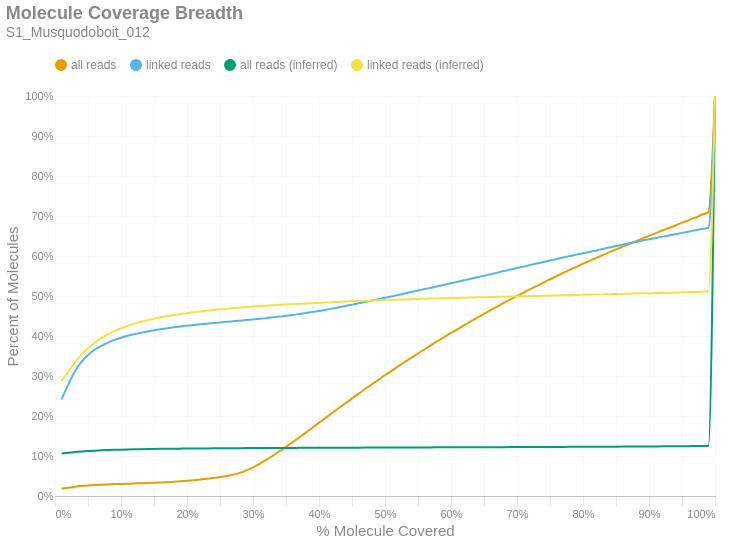

Notebook code cell kept with this figure:
### Markdown cell above
### Molecule Read Coverage
This chart shows molecule coverage breadth as computed by the number of bases aligned to that molecule. In other words, "*how much of each unique long molecule is actually sequenced/aligned?*" Keep in mind there is a distinction between sequences and alignments, since some sequences belonging to a particular molecule may not align well and wouldn't appear in the alignment data. This chart also shows molecule coverage breadth as computed by the *inferred fragment* from which the aligned sequences originate. Unlike read coverage, this calculation takes into account the total insert size, including unsequenced gaps between the forward and reverse reads. Like the previous figures, these are cumulative percents.

### Code cell
if SKIPLR:
    print_html(f"Skipped")
else:
    binned_df = consolidated_hist(valids['coverage_bp'], mask, 0.01, True)
    binned_df_inf = consolidated_hist(valids['coverage_inserts'], mask, 0.01, True)
    binned_df = binned_df.with_columns(pl.lit(binned_df_inf['all reads (cumsum)']).alias('all reads (inferred)'))
    binned_df = binned_df.with_columns(pl.lit(binned_df_inf['linked reads (cumsum)']).alias('linked reads (inferred)'))
    binned_df = binned_df.with_columns(
        (pl.col('bin').cast(pl.Float64) + 0.01).alias('right_edge')
    )

    with SafeRender(binned_df):
        (
            density_plot(binned_df, 'Molecule Coverage Breadth', samplename, 'molcov', ['all reads (inferred)','linked reads (inferred)'])
            .encode(
                #x=alt.X('bin:Q', title="% Molecule Covered").axis(format = '%').scale(padding=0),
                x=alt.X('right_edge:Q', title="% Molecule Covered").axis(format='%').scale(padding=0),
                y=alt.Y('value:Q', title='Percent of Molecules')
                    .axis(format='%')
                    .stack(False)
                    .scale(domainMin=0, padding=0),
                color=alt.Color("key:N").scale(domain = ["all reads", "linked reads", "all reads (inferred)", "linked reads (inferred)"]),
                tooltip = [
                    alt.Tooltip("key:N", title = "Data Type"),
                    alt.Tooltip("range_label:N", title="% Molecule Covered"),
                    alt.Tooltip("value:Q", format = ".2%", title="% Molecules")
                ]
            )
        ).display()

### Figure 1 — Vega-Lite specification as saved in the notebook (floating-point values rounded to 4 significant figures)
{"width": "container", "height": 400, "config": {"title": {"anchor": "start", "dy": -15, "fontSize": 18, "color": "#888888", "subtitleColor": "#888888", "subtitleFontSize": 14}, "arc": {"fill": "#0072B2"}, "axis": {"domainColor": "#888888", "domainWidth": 0.5, "gridWidth": 0.2, "grid": false, "titleFontWeight": 400, "titleFontSize": 15, "labelFontSize": 11, "labelColor": "#888888", "tickColor": "#888888", "tickWidth": 0.2, "titleColor": "#888888"}, "axisBand": {"grid": false}, "axisX": {"grid": true, "tickSize": 10, "domainCap": "round"}, "axisY": {"domain": false, "grid": true, "tickSize": 0, "domainCap": "round"}, "background": "transparent", "header": {"labelFontSize": 15, "labelColor": "#888888", "titleFontSize": 15, "titleFontWeight": 600, "titleColor": "#888888"}, "legend": {"labelFont": "sans-serif", "labelFontSize": 12, "labelColor": "#888888", "symbolSize": 100, "symbolType": "circle", "titleFontSize": 12, "titlePadding": 10, "titleColor": "#888888", "title": null, "orient": "top"}, "range": {"category": ["#E69F00", "#56B4E9", "#009E73", "#F0E442", "#0072B2", "#D55E00", "#CC79A7", "#000000"], "diverging": ["#cfe8f3", "#a2d4ec", "#73bfe2", "#46abdb", "#1696d2", "#12719e"]}, "area": {"fill": "#0072B2", "fillOpacity": 0.7, "line": true, "strokeOpacity": 0.7}, "line": {"color": "#0072B2", "stroke": "#0072B2", "strokeWidth": 2}, "trail": {"color": "#0072B2", "stroke": "#0072B2", "strokeWidth": 0, "size": 1}, "point": {"filled": true, "fillOpacity": 1.0, "size": 95}, "text": {"color": "#888888", "fontSize": 11, "align": "right", "fontWeight": 400, "size": 11}, "bar": {"fill": "#0072B2", "stroke": null}, "view": {"stroke": null, "continuousWidth": 660, "continuousHeight": 400}}, "data": {"name": "data-9f31ab8733309f49aa7ed30add3438d1"}, "mark": {"type": "line", "interpolate": "monotone", "point": {"opacity": 0, "size": 275}}, "encoding": {"color": {"field": "key", "scale": {"domain": ["all reads", "linked reads", "all reads (inferred)", "linked reads (inferred)"]}, "type": "nominal"}, "tooltip": [{"field": "key", "title": "Data Type", "type": "nominal"}, {"field": "range_label", "title": "% Molecule Covered", "type": "nominal"}, {"field": "value", "format": ".2%", "title": "% Molecules", "type": "quantitative"}], "x": {"axis": {"format": "%"}, "field": "right_edge", "scale": {"padding": 0}, "title": "% Molecule Covered", "type": "quantitative"}, "y": {"axis": {"format": "%"}, "field": "value", "scale": {"domainMin": 0, "padding": 0}, "stack": false, "title": "Percent of Molecules", "type": "quantitative"}}, "params": [{"name": "param_c36ac31b6afebe62", "select": {"type": "point", "fields": ["key"]}, "bind": "legend"}], "title": {"text": "Molecule Coverage Breadth", "subtitle": "S1_Musquodoboit_012"}, "transform": [{"fold": ["all reads (cumsum)", "linked reads (cumsum)", "all reads (inferred)", "linked reads (inferred)"]}, {"calculate": "replace(datum.key, ' (cumsum)', '')", "as": "key"}, {"filter": {"param": "param_c36ac31b6afebe62"}}], "usermeta": {"embedOptions": {"downloadFileName": "S1_Musquodoboit_012.molcov"}}, "$schema": "https://vega.github.io/schema/vega-lite/v6.1.0.json", "datasets": {"data-9f31ab8733309f49aa7ed30add3438d1": [{"bin": "0.0", "interval": "0.0-0.01", "all reads": 0.01796, "linked reads": 0.2416, "all reads (cumsum)": 0.01796, "linked reads (cumsum)": 0.2416, "range_label": "0.0-0.01", "all reads (inferred)": 0.1065, "linked reads (inferred)": 0.2879, "right_edge": 0.01}, {"bin": "0.01", "interval": "0.01-0.02", "all reads": 0.002764, "linked reads": 0.0368, "all reads (cumsum)": 0.02073, "linked reads (cumsum)": 0.2784, "range_label": "0.01-0.02", "all reads (inferred)": 0.1081, "linked reads (inferred)": 0.3105, "right_edge": 0.02}, {"bin": "0.02", "interval": "0.02-0.03", "all reads": 0.002461, "linked reads": 0.0331, "all reads (cumsum)": 0.02319, "linked reads (cumsum)": 0.3115, "range_label": "0.02-0.03", "all reads (inferred)": 0.1097, "linked reads (inferred)": 0.3327, "right_edge": 0.03}, {"bin": "0.03", "interval": "0.03-0.04", "all reads": 0.001875, "linked reads": 0.02366, "all reads (cumsum)": 0.02506, "linked reads (cumsum)": 0.3352, "range_label": "0.03-0.04", "all reads (inferred)": 0.1111, "linked reads (inferred)": 0.3528, "right_edge": 0.04}, {"bin": "0.04", "interval": "0.04-0.05", "all reads": 0.001387, "linked reads": 0.01748, "all reads (cumsum)": 0.02645, "linked reads (cumsum)": 0.3527, "range_label": "0.04-0.05", "all reads (inferred)": 0.1124, "linked reads (inferred)": 0.3691, "right_edge": 0.05}, {"bin": "0.05", "interval": "0.05-0.06", "all reads": 0.001079, "linked reads": 0.01295, "all reads (cumsum)": 0.02753, "linked reads (cumsum)": 0.3656, "range_label": "0.05-0.06", "all reads (inferred)": 0.1134, "linked reads (inferred)": 0.383, "right_edge": 0.06}, {"bin": "0.06", "interval": "0.06-0.07", "all reads": 0.0008301, "linked reads": 0.009858, "all reads (cumsum)": 0.02836, "linked reads (cumsum)": 0.3755, "range_label": "0.06-0.07", "all reads (inferred)": 0.1142, "linked reads (inferred)": 0.3946, "right_edge": 0.07}, {"bin": "0.07", "interval": "0.07-0.08", "all reads": 0.0007007, "linked reads": 0.008086, "all reads (cumsum)": 0.02906, "linked reads (cumsum)": 0.3835, "range_label": "0.07-0.08", "all reads (inferred)": 0.1149, "linked reads (inferred)": 0.4042, "right_edge": 0.08}, {"bin": "0.08", "interval": "0.08-0.09", "all reads": 0.0006557, "linked reads": 0.00674, "all reads (cumsum)": 0.02972, "linked reads (cumsum)": 0.3903, "range_label": "0.08-0.09", "all reads (inferred)": 0.1154, "linked reads (inferred)": 0.4124, "right_edge": 0.09}, {"bin": "0.09", "interval": "0.09-0.1", "all reads": 0.0005773, "linked reads": 0.005539, "all reads (cumsum)": 0.03029, "linked reads (cumsum)": 0.3958, "range_label": "0.09-0.1", "all reads (inferred)": 0.1159, "linked reads (inferred)": 0.4192, "right_edge": 0.1}, {"bin": "0.1", "interval": "0.1-0.11", "all reads": 0.0005387, "linked reads": 0.004688, "all reads (cumsum)": 0.03083, "linked reads (cumsum)": 0.4005, "range_label": "0.1-0.11", "all reads (inferred)": 0.1164, "linked reads (inferred)": 0.4254, "right_edge": 0.11}, {"bin": "0.11", "interval": "0.11-0.12", "all reads": 0.0005081, "linked reads": 0.004091, "all reads (cumsum)": 0.03134, "linked reads (cumsum)": 0.4046, "range_label": "0.11-0.12", "all reads (inferred)": 0.1167, "linked reads (inferred)": 0.4307, "right_edge": 0.12}, {"bin": "0.12", "interval": "0.12-0.13", "all reads": 0.0004967, "linked reads": 0.003583, "all reads (cumsum)": 0.03184, "linked reads (cumsum)": 0.4082, "range_label": "0.12-0.13", "all reads (inferred)": 0.1171, "linked reads (inferred)": 0.4354, "right_edge": 0.13}, {"bin": "0.13", "interval": "0.13-0.14", "all reads": 0.0005213, "linked reads": 0.003138, "all reads (cumsum)": 0.03236, "linked reads (cumsum)": 0.4113, "range_label": "0.13-0.14", "all reads (inferred)": 0.1173, "linked reads (inferred)": 0.4395, "right_edge": 0.14}, {"bin": "0.14", "interval": "0.14-0.15", "all reads": 0.0005832, "linked reads": 0.002979, "all reads (cumsum)": 0.03294, "linked reads (cumsum)": 0.4143, "range_label": "0.14-0.15", "all reads (inferred)": 0.1176, "linked reads (inferred)": 0.4433, "right_edge": 0.15}, {"bin": "0.15", "interval": "0.15-0.16", "all reads": 0.0006587, "linked reads": 0.002655, "all reads (cumsum)": 0.0336, "linked reads (cumsum)": 0.417, "range_label": "0.15-0.16", "all reads (inferred)": 0.1179, "linked reads (inferred)": 0.4467, "right_edge": 0.16}, {"bin": "0.16", "interval": "0.16-0.17", "all reads": 0.0008313, "linked reads": 0.002503, "all reads (cumsum)": 0.03443, "linked reads (cumsum)": 0.4195, "range_label": "0.16-0.17", "all reads (inferred)": 0.1181, "linked reads (inferred)": 0.4495, "right_edge": 0.17}, {"bin": "0.17", "interval": "0.17-0.18", "all reads": 0.001029, "linked reads": 0.002363, "all reads (cumsum)": 0.03546, "linked reads (cumsum)": 0.4218, "range_label": "0.17-0.18", "all reads (inferred)": 0.1183, "linked reads (inferred)": 0.4523, "right_edge": 0.18}, {"bin": "0.18", "interval": "0.18-0.19", "all reads": 0.001206, "linked reads": 0.00216, "all reads (cumsum)": 0.03667, "linked reads (cumsum)": 0.424, "range_label": "0.18-0.19", "all reads (inferred)": 0.1184, "linked reads (inferred)": 0.4548, "right_edge": 0.19}, {"bin": "0.19", "interval": "0.19-0.2", "all reads": 0.001345, "linked reads": 0.001874, "all reads (cumsum)": 0.03801, "linked reads (cumsum)": 0.4259, "range_label": "0.19-0.2", "all reads (inferred)": 0.1186, "linked reads (inferred)": 0.4571, "right_edge": 0.2}, {"bin": "0.2", "interval": "0.2-0.21", "all reads": 0.001515, "linked reads": 0.001836, "all reads (cumsum)": 0.03953, "linked reads (cumsum)": 0.4277, "range_label": "0.2-0.21", "all reads (inferred)": 0.1188, "linked reads (inferred)": 0.4593, "right_edge": 0.21}, {"bin": "0.21", "interval": "0.21-0.22", "all reads": 0.001658, "linked reads": 0.001613, "all reads (cumsum)": 0.04119, "linked reads (cumsum)": 0.4293, "range_label": "0.21-0.22", "all reads (inferred)": 0.1189, "linked reads (inferred)": 0.4614, "right_edge": 0.22}, {"bin": "0.22", "interval": "0.22-0.23", "all reads": 0.001848, "linked reads": 0.001417, "all reads (cumsum)": 0.04303, "linked reads (cumsum)": 0.4307, "range_label": "0.22-0.23", "all reads (inferred)": 0.119, "linked reads (inferred)": 0.4633, "right_edge": 0.23}, {"bin": "0.23", "interval": "0.23-0.24", "all reads": 0.00203, "linked reads": 0.001512, "all reads (cumsum)": 0.04506, "linked reads (cumsum)": 0.4322, "range_label": "0.23-0.24", "all reads (inferred)": 0.1192, "linked reads (inferred)": 0.4651, "right_edge": 0.24}, {"bin": "0.24", "interval": "0.24-0.25", "all reads": 0.00224, "linked reads": 0.001607, "all reads (cumsum)": 0.0473, "linked reads (cumsum)": 0.4338, "range_label": "0.24-0.25", "all reads (inferred)": 0.1193, "linked reads (inferred)": 0.4668, "right_edge": 0.25}, {"bin": "0.25", "interval": "0.25-0.26", "all reads": 0.002585, "linked reads": 0.001594, "all reads (cumsum)": 0.04989, "linked reads (cumsum)": 0.4354, "range_label": "0.25-0.26", "all reads (inferred)": 0.1194, "linked reads (inferred)": 0.4683, "right_edge": 0.26}, {"bin": "0.26", "interval": "0.26-0.27", "all reads": 0.00325, "linked reads": 0.001486, "all reads (cumsum)": 0.05314, "linked reads (cumsum)": 0.4369, "range_label": "0.26-0.27", "all reads (inferred)": 0.1195, "linked reads (inferred)": 0.4698, "right_edge": 0.27}, {"bin": "0.27", "interval": "0.27-0.28", "all reads": 0.004703, "linked reads": 0.001493, "all reads (cumsum)": 0.05784, "linked reads (cumsum)": 0.4384, "range_label": "0.27-0.28", "all reads (inferred)": 0.1196, "linked reads (inferred)": 0.4712, "right_edge": 0.28}, {"bin": "0.28", "interval": "0.28-0.29", "all reads": 0.006301, "linked reads": 0.001423, "all reads (cumsum)": 0.06414, "linked reads (cumsum)": 0.4398, "range_label": "0.28-0.29", "all reads (inferred)": 0.1197, "linked reads (inferred)": 0.4724, "right_edge": 0.29}, {"bin": "0.29", "interval": "0.29-0.3", "all reads": 0.007629, "linked reads": 0.001715, "all reads (cumsum)": 0.07177, "linked reads (cumsum)": 0.4416, "range_label": "0.29-0.3", "all reads (inferred)": 0.1198, "linked reads (inferred)": 0.4735, "right_edge": 0.3}, {"bin": "0.3", "interval": "0.3-0.31", "all reads": 0.008687, "linked reads": 0.00155, "all reads (cumsum)": 0.08046, "linked reads (cumsum)": 0.4431, "range_label": "0.3-0.31", "all reads (inferred)": 0.1199, "linked reads (inferred)": 0.4748, "right_edge": 0.31}, {"bin": "0.31", "interval": "0.31-0.32", "all reads": 0.009676, "linked reads": 0.001582, "all reads (cumsum)": 0.09013, "linked reads (cumsum)": 0.4447, "range_label": "0.31-0.32", "all reads (inferred)": 0.12, "linked reads (inferred)": 0.4759, "right_edge": 0.32}, {"bin": "0.32", "interval": "0.32-0.33", "all reads": 0.01045, "linked reads": 0.001906, "all reads (cumsum)": 0.1006, "linked reads (cumsum)": 0.4466, "range_label": "0.32-0.33", "all reads (inferred)": 0.1201, "linked reads (inferred)": 0.4769, "right_edge": 0.33}, {"bin": "0.33", "interval": "0.33-0.34", "all reads": 0.01101, "linked reads": 0.001918, "all reads (cumsum)": 0.1116, "linked reads (cumsum)": 0.4485, "range_label": "0.33-0.34", "all reads (inferred)": 0.1201, "linked reads (inferred)": 0.478, "right_edge": 0.34}, {"bin": "0.34", "interval": "0.34-0.35", "all reads": 0.01121, "linked reads": 0.001969, "all reads (cumsum)": 0.1228, "linked reads (cumsum)": 0.4505, "range_label": "0.34-0.35", "all reads (inferred)": 0.1202, "linked reads (inferred)": 0.4788, "right_edge": 0.35}, {"bin": "0.35", "interval": "0.35-0.36", "all reads": 0.01159, "linked reads": 0.002211, "all reads (cumsum)": 0.1344, "linked reads (cumsum)": 0.4527, "range_label": "0.35-0.36", "all reads (inferred)": 0.1203, "linked reads (inferred)": 0.4796, "right_edge": 0.36}, {"bin": "0.36", "interval": "0.36-0.37", "all reads": 0.01194, "linked reads": 0.002198, "all reads (cumsum)": 0.1463, "linked reads (cumsum)": 0.4549, "range_label": "0.36-0.37", "all reads (inferred)": 0.1203, "linked reads (inferred)": 0.4805, "right_edge": 0.37}, {"bin": "0.37", "interval": "0.37-0.38", "all reads": 0.01219, "linked reads": 0.002458, "all reads (cumsum)": 0.1585, "linked reads (cumsum)": 0.4573, "range_label": "0.37-0.38", "all reads (inferred)": 0.1204, "linked reads (inferred)": 0.4812, "right_edge": 0.38}, {"bin": "0.38", "interval": "0.38-0.39", "all reads": 0.01221, "linked reads": 0.002534, "all reads (cumsum)": 0.1707, "linked reads (cumsum)": 0.4599, "range_label": "0.38-0.39", "all reads (inferred)": 0.1205, "linked reads (inferred)": 0.482, "right_edge": 0.39}, {"bin": "0.39", "interval": "0.39-0.4", "all reads": 0.01232, "linked reads": 0.002674, "all reads (cumsum)": 0.1831, "linked reads (cumsum)": 0.4626, "range_label": "0.39-0.4", "all reads (inferred)": 0.1205, "linked reads (inferred)": 0.4828, "right_edge": 0.4}, {"bin": "0.4", "interval": "0.4-0.41", "all reads": 0.01215, "linked reads": 0.002712, "all reads (cumsum)": 0.1952, "linked reads (cumsum)": 0.4653, "range_label": "0.4-0.41", "all reads (inferred)": 0.1206, "linked reads (inferred)": 0.4837, "right_edge": 0.41}, {"bin": "0.41", "interval": "0.41-0.42", "all reads": 0.0124, "linked reads": 0.003189, "all reads (cumsum)": 0.2076, "linked reads (cumsum)": 0.4685, "range_label": "0.41-0.42", "all reads (inferred)": 0.1207, "linked reads (inferred)": 0.4845, "right_edge": 0.42}, {"bin": "0.42", "interval": "0.42-0.43", "all reads": 0.01225, "linked reads": 0.003322, "all reads (cumsum)": 0.2199, "linked reads (cumsum)": 0.4718, "range_label": "0.42-0.43", "all reads (inferred)": 0.1207, "linked reads (inferred)": 0.4853, "right_edge": 0.43}, {"bin": "0.43", "interval": "0.43-0.44", "all reads": 0.01189, "linked reads": 0.00322, "all reads (cumsum)": 0.2318, "linked reads (cumsum)": 0.475, "range_label": "0.43-0.44", "all reads (inferred)": 0.1208, "linked reads (inferred)": 0.4861, "right_edge": 0.44}, {"bin": "0.44", "interval": "0.44-0.45", "all reads": 0.01201, "linked reads": 0.003227, "all reads (cumsum)": 0.2438, "linked reads (cumsum)": 0.4782, "range_label": "0.44-0.45", "all reads (inferred)": 0.1209, "linked reads (inferred)": 0.4868, "right_edge": 0.45}, {"bin": "0.45", "interval": "0.45-0.46", "all reads": 0.01201, "linked reads": 0.003436, "all reads (cumsum)": 0.2558, "linked reads (cumsum)": 0.4817, "range_label": "0.45-0.46", "all reads (inferred)": 0.1209, "linked reads (inferred)": 0.4875, "right_edge": 0.46}, {"bin": "0.46", "interval": "0.46-0.47", "all reads": 0.0117, "linked reads": 0.00343, "all reads (cumsum)": 0.2675, "linked reads (cumsum)": 0.4851, "range_label": "0.46-0.47", "all reads (inferred)": 0.121, "linked reads (inferred)": 0.4881, "right_edge": 0.47}, {"bin": "0.47", "interval": "0.47-0.48", "all reads": 0.01162, "linked reads": 0.003456, "all reads (cumsum)": 0.2791, "linked reads (cumsum)": 0.4885, "range_label": "0.47-0.48", "all reads (inferred)": 0.121, "linked reads (inferred)": 0.4886, "right_edge": 0.48}, {"bin": "0.48", "interval": "0.48-0.49", "all reads": 0.01104, "linked reads": 0.003436, "all reads (cumsum)": 0.2901, "linked reads (cumsum)": 0.492, "range_label": "0.48-0.49", "all reads (inferred)": 0.1211, "linked reads (inferred)": 0.4893, "right_edge": 0.49}, {"bin": "0.49", "interval": "0.49-0.5", "all reads": 0.01224, "linked reads": 0.003557, "all reads (cumsum)": 0.3024, "linked reads (cumsum)": 0.4955, "range_label": "0.49-0.5", "all reads (inferred)": 0.1212, "linked reads (inferred)": 0.4899, "right_edge": 0.5}, {"bin": "0.5", "interval": "0.5-0.51", "all reads": 0.01032, "linked reads": 0.003151, "all reads (cumsum)": 0.3127, "linked reads (cumsum)": 0.4987, "range_label": "0.5-0.51", "all reads (inferred)": 0.1212, "linked reads (inferred)": 0.4904, "right_edge": 0.51}, {"bin": "0.51", "interval": "0.51-0.52", "all reads": 0.01148, "linked reads": 0.003913, "all reads (cumsum)": 0.3242, "linked reads (cumsum)": 0.5026, "range_label": "0.51-0.52", "all reads (inferred)": 0.1213, "linked reads (inferred)": 0.491, "right_edge": 0.52}, {"bin": "0.52", "interval": "0.52-0.53", "all reads": 0.01081, "linked reads": 0.003671, "all reads (cumsum)": 0.335, "linked reads (cumsum)": 0.5063, "range_label": "0.52-0.53", "all reads (inferred)": 0.1213, "linked reads (inferred)": 0.4915, "right_edge": 0.53}, {"bin": "0.53", "interval": "0.53-0.54", "all reads": 0.01089, "linked reads": 0.003665, "all reads (cumsum)": 0.3459, "linked reads (cumsum)": 0.5099, "range_label": "0.53-0.54", "all reads (inferred)": 0.1214, "linked reads (inferred)": 0.492, "right_edge": 0.54}, {"bin": "0.54", "interval": "0.54-0.55", "all reads": 0.01045, "linked reads": 0.003564, "all reads (cumsum)": 0.3563, "linked reads (cumsum)": 0.5135, "range_label": "0.54-0.55", "all reads (inferred)": 0.1214, "linked reads (inferred)": 0.4926, "right_edge": 0.55}, {"bin": "0.55", "interval": "0.55-0.56", "all reads": 0.01061, "linked reads": 0.003767, "all reads (cumsum)": 0.3669, "linked reads (cumsum)": 0.5173, "range_label": "0.55-0.56", "all reads (inferred)": 0.1215, "linked reads (inferred)": 0.4931, "right_edge": 0.56}, {"bin": "0.56", "interval": "0.56-0.57", "all reads": 0.01048, "linked reads": 0.003494, "all reads (cumsum)": 0.3774, "linked reads (cumsum)": 0.5208, "range_label": "0.56-0.57", "all reads (inferred)": 0.1215, "linked reads (inferred)": 0.4935, "right_edge": 0.57}, {"bin": "0.57", "interval": "0.57-0.58", "all reads": 0.01008, "linked reads": 0.003716, "all reads (cumsum)": 0.3875, "linked reads (cumsum)": 0.5245, "range_label": "0.57-0.58", "all reads (inferred)": 0.1216, "linked reads (inferred)": 0.4941, "right_edge": 0.58}, {"bin": "0.58", "interval": "0.58-0.59", "all reads": 0.01012, "linked reads": 0.003684, "all reads (cumsum)": 0.3976, "linked reads (cumsum)": 0.5282, "range_label": "0.58-0.59", "all reads (inferred)": 0.1217, "linked reads (inferred)": 0.4945, "right_edge": 0.59}, {"bin": "0.59", "interval": "0.59-0.6", "all reads": 0.01001, "linked reads": 0.003735, "all reads (cumsum)": 0.4076, "linked reads (cumsum)": 0.5319, "range_label": "0.59-0.6", "all reads (inferred)": 0.1217, "linked reads (inferred)": 0.4949, "right_edge": 0.6}, {"bin": "0.6", "interval": "0.6-0.61", "all reads": 0.009618, "linked reads": 0.003633, "all reads (cumsum)": 0.4172, "linked reads (cumsum)": 0.5355, "range_label": "0.6-0.61", "all reads (inferred)": 0.1218, "linked reads (inferred)": 0.4953, "right_edge": 0.61}, {"bin": "0.61", "interval": "0.61-0.62", "all reads": 0.009804, "linked reads": 0.003881, "all reads (cumsum)": 0.427, "linked reads (cumsum)": 0.5394, "range_label": "0.61-0.62", "all reads (inferred)": 0.1218, "linked reads (inferred)": 0.4958, "right_edge": 0.62}, {"bin": "0.62", "interval": "0.62-0.63", "all reads": 0.009494, "linked reads": 0.003748, "all reads (cumsum)": 0.4365, "linked reads (cumsum)": 0.5432, "range_label": "0.62-0.63", "all reads (inferred)": 0.1219, "linked reads (inferred)": 0.4962, "right_edge": 0.63}, {"bin": "0.63", "interval": "0.63-0.64", "all reads": 0.009526, "linked reads": 0.003837, "all reads (cumsum)": 0.4461, "linked reads (cumsum)": 0.547, "range_label": "0.63-0.64", "all reads (inferred)": 0.1219, "linked reads (inferred)": 0.4966, "right_edge": 0.64}, {"bin": "0.64", "interval": "0.64-0.65", "all reads": 0.009308, "linked reads": 0.003716, "all reads (cumsum)": 0.4554, "linked reads (cumsum)": 0.5507, "range_label": "0.64-0.65", "all reads (inferred)": 0.122, "linked reads (inferred)": 0.4969, "right_edge": 0.65}, {"bin": "0.65", "interval": "0.65-0.66", "all reads": 0.009424, "linked reads": 0.003843, "all reads (cumsum)": 0.4648, "linked reads (cumsum)": 0.5546, "range_label": "0.65-0.66", "all reads (inferred)": 0.122, "linked reads (inferred)": 0.4973, "right_edge": 0.66}, {"bin": "0.66", "interval": "0.66-0.67", "all reads": 0.008848, "linked reads": 0.003856, "all reads (cumsum)": 0.4736, "linked reads (cumsum)": 0.5584, "range_label": "0.66-0.67", "all reads (inferred)": 0.1221, "linked reads (inferred)": 0.4977, "right_edge": 0.67}, {"bin": "0.67", "interval": "0.67-0.68", "all reads": 0.008984, "linked reads": 0.004135, "all reads (cumsum)": 0.4826, "linked reads (cumsum)": 0.5625, "range_label": "0.67-0.68", "all reads (inferred)": 0.1221, "linked reads (inferred)": 0.4981, "right_edge": 0.68}, {"bin": "0.68", "interval": "0.68-0.69", "all reads": 0.008743, "linked reads": 0.00357, "all reads (cumsum)": 0.4914, "linked reads (cumsum)": 0.5661, "range_label": "0.68-0.69", "all reads (inferred)": 0.1222, "linked reads (inferred)": 0.4985, "right_edge": 0.69}, {"bin": "0.69", "interval": "0.69-0.7", "all reads": 0.008853, "linked reads": 0.003868, "all reads (cumsum)": 0.5002, "linked reads (cumsum)": 0.57, "range_label": "0.69-0.7", "all reads (inferred)": 0.1223, "linked reads (inferred)": 0.4989, "right_edge": 0.7}, {"bin": "0.7", "interval": "0.7-0.71", "all reads": 0.00839, "linked reads": 0.003722, "all reads (cumsum)": 0.5086, "linked reads (cumsum)": 0.5737, "range_label": "0.7-0.71", "all reads (inferred)": 0.1223, "linked reads (inferred)": 0.4993, "right_edge": 0.71}, {"bin": "0.71", "interval": "0.71-0.72", "all reads": 0.008343, "linked reads": 0.003659, "all reads (cumsum)": 0.517, "linked reads (cumsum)": 0.5774, "range_label": "0.71-0.72", "all reads (inferred)": 0.1224, "linked reads (inferred)": 0.4997, "right_edge": 0.72}, {"bin": "0.72", "interval": "0.72-0.73", "all reads": 0.008403, "linked reads": 0.003887, "all reads (cumsum)": 0.5254, "linked reads (cumsum)": 0.5813, "range_label": "0.72-0.73", "all reads (inferred)": 0.1225, "linked reads (inferred)": 0.5001, "right_edge": 0.73}, {"bin": "0.73", "interval": "0.73-0.74", "all reads": 0.00808, "linked reads": 0.003691, "all reads (cumsum)": 0.5334, "linked reads (cumsum)": 0.5849, "range_label": "0.73-0.74", "all reads (inferred)": 0.1225, "linked reads (inferred)": 0.5005, "right_edge": 0.74}, {"bin": "0.74", "interval": "0.74-0.75", "all reads": 0.008455, "linked reads": 0.003773, "all reads (cumsum)": 0.5419, "linked reads (cumsum)": 0.5887, "range_label": "0.74-0.75", "all reads (inferred)": 0.1226, "linked reads (inferred)": 0.5009, "right_edge": 0.75}, {"bin": "0.75", "interval": "0.75-0.76", "all reads": 0.007825, "linked reads": 0.003875, "all reads (cumsum)": 0.5497, "linked reads (cumsum)": 0.5926, "range_label": "0.75-0.76", "all reads (inferred)": 0.1227, "linked reads (inferred)": 0.5012, "right_edge": 0.76}, {"bin": "0.76", "interval": "0.76-0.77", "all reads": 0.007876, "linked reads": 0.003424, "all reads (cumsum)": 0.5576, "linked reads (cumsum)": 0.596, "range_label": "0.76-0.77", "all reads (inferred)": 0.1227, "linked reads (inferred)": 0.5017, "right_edge": 0.77}, {"bin": "0.77", "interval": "0.77-0.78", "all reads": 0.007751, "linked reads": 0.003741, "all reads (cumsum)": 0.5653, "linked reads (cumsum)": 0.5998, "range_label": "0.77-0.78", "all reads (inferred)": 0.1228, "linked reads (inferred)": 0.5021, "right_edge": 0.78}, {"bin": "0.78", "interval": "0.78-0.79", "all reads": 0.007591, "linked reads": 0.00371, "all reads (cumsum)": 0.5729, "linked reads (cumsum)": 0.6035, "range_label": "0.78-0.79", "all reads (inferred)": 0.1229, "linked reads (inferred)": 0.5024, "right_edge": 0.79}, {"bin": "0.79", "interval": "0.79-0.8", "all reads": 0.007903, "linked reads": 0.003462, "all reads (cumsum)": 0.5808, "linked reads (cumsum)": 0.6069, "range_label": "0.79-0.8", "all reads (inferred)": 0.123, "linked reads (inferred)": 0.5028, "right_edge": 0.8}, {"bin": "0.8", "interval": "0.8-0.81", "all reads": 0.006989, "linked reads": 0.003297, "all reads (cumsum)": 0.5878, "linked reads (cumsum)": 0.6102, "range_label": "0.8-0.81", "all reads (inferred)": 0.123, "linked reads (inferred)": 0.5033, "right_edge": 0.81}, {"bin": "0.81", "interval": "0.81-0.82", "all reads": 0.007216, "linked reads": 0.003773, "all reads (cumsum)": 0.595, "linked reads (cumsum)": 0.614, "range_label": "0.81-0.82", "all reads (inferred)": 0.1231, "linked reads (inferred)": 0.5037, "right_edge": 0.82}, {"bin": "0.82", "interval": "0.82-0.83", "all reads": 0.00731, "linked reads": 0.003595, "all reads (cumsum)": 0.6023, "linked reads (cumsum)": 0.6176, "range_label": "0.82-0.83", "all reads (inferred)": 0.1232, "linked reads (inferred)": 0.5041, "right_edge": 0.83}, {"bin": "0.83", "interval": "0.83-0.84", "all reads": 0.00716, "linked reads": 0.003716, "all reads (cumsum)": 0.6095, "linked reads (cumsum)": 0.6213, "range_label": "0.83-0.84", "all reads (inferred)": 0.1233, "linked reads (inferred)": 0.5045, "right_edge": 0.84}, {"bin": "0.84", "interval": "0.84-0.85", "all reads": 0.006973, "linked reads": 0.003741, "all reads (cumsum)": 0.6165, "linked reads (cumsum)": 0.6251, "range_label": "0.84-0.85", "all reads (inferred)": 0.1234, "linked reads (inferred)": 0.5049, "right_edge": 0.85}, {"bin": "0.85", "interval": "0.85-0.86", "all reads": 0.006927, "linked reads": 0.003424, "all reads (cumsum)": 0.6234, "linked reads (cumsum)": 0.6285, "range_label": "0.85-0.86", "all reads (inferred)": 0.1235, "linked reads (inferred)": 0.5053, "right_edge": 0.86}, {"bin": "0.86", "interval": "0.86-0.87", "all reads": 0.006702, "linked reads": 0.003316, "all reads (cumsum)": 0.6301, "linked reads (cumsum)": 0.6318, "range_label": "0.86-0.87", "all reads (inferred)": 0.1236, "linked reads (inferred)": 0.5058, "right_edge": 0.87}, {"bin": "0.87", "interval": "0.87-0.88", "all reads": 0.006889, "linked reads": 0.003303, "all reads (cumsum)": 0.637, "linked reads (cumsum)": 0.6351, "range_label": "0.87-0.88", "all reads (inferred)": 0.1237, "linked reads (inferred)": 0.5062, "right_edge": 0.88}, {"bin": "0.88", "interval": "0.88-0.89", "all reads": 0.006676, "linked reads": 0.003468, "all reads (cumsum)": 0.6437, "linked reads (cumsum)": 0.6386, "range_label": "0.88-0.89", "all reads (inferred)": 0.1238, "linked reads (inferred)": 0.5066, "right_edge": 0.89}, {"bin": "0.89", "interval": "0.89-0.9", "all reads": 0.006748, "linked reads": 0.00336, "all reads (cumsum)": 0.6504, "linked reads (cumsum)": 0.6419, "range_label": "0.89-0.9", "all reads (inferred)": 0.1239, "linked reads (inferred)": 0.507, "right_edge": 0.9}, {"bin": "0.9", "interval": "0.9-0.91", "all reads": 0.00626, "linked reads": 0.003259, "all reads (cumsum)": 0.6567, "linked reads (cumsum)": 0.6452, "range_label": "0.9-0.91", "all reads (inferred)": 0.124, "linked reads (inferred)": 0.5074, "right_edge": 0.91}, {"bin": "0.91", "interval": "0.91-0.92", "all reads": 0.007057, "linked reads": 0.003278, "all reads (cumsum)": 0.6637, "linked reads (cumsum)": 0.6485, "range_label": "0.91-0.92", "all reads (inferred)": 0.1241, "linked reads (inferred)": 0.5078, "right_edge": 0.92}, {"bin": "0.92", "interval": "0.92-0.93", "all reads": 0.006129, "linked reads": 0.002871, "all reads (cumsum)": 0.6699, "linked reads (cumsum)": 0.6513, "range_label": "0.92-0.93", "all reads (inferred)": 0.1242, "linked reads (inferred)": 0.5083, "right_edge": 0.93}, {"bin": "0.93", "interval": "0.93-0.94", "all reads": 0.006484, "linked reads": 0.003049, "all reads (cumsum)": 0.6764, "linked reads (cumsum)": 0.6544, "range_label": "0.93-0.94", "all reads (inferred)": 0.1244, "linked reads (inferred)": 0.5087, "right_edge": 0.94}, {"bin": "0.94", "interval": "0.94-0.95", "all reads": 0.00706, "linked reads": 0.003475, "all reads (cumsum)": 0.6834, "linked reads (cumsum)": 0.6579, "range_label": "0.94-0.95", "all reads (inferred)": 0.1245, "linked reads (inferred)": 0.5092, "right_edge": 0.95}, {"bin": "0.95", "interval": "0.95-0.96", "all reads": 0.00578, "linked reads": 0.003182, "all reads (cumsum)": 0.6892, "linked reads (cumsum)": 0.661, "range_label": "0.95-0.96", "all reads (inferred)": 0.1246, "linked reads (inferred)": 0.5097, "right_edge": 0.96}, {"bin": "0.96", "interval": "0.96-0.97", "all reads": 0.006773, "linked reads": 0.003144, "all reads (cumsum)": 0.696, "linked reads (cumsum)": 0.6642, "range_label": "0.96-0.97", "all reads (inferred)": 0.1248, "linked reads (inferred)": 0.5101, "right_edge": 0.97}, {"bin": "0.97", "interval": "0.97-0.98", "all reads": 0.007072, "linked reads": 0.003392, "all reads (cumsum)": 0.703, "linked reads (cumsum)": 0.6676, "range_label": "0.97-0.98", "all reads (inferred)": 0.125, "linked reads (inferred)": 0.5108, "right_edge": 0.98}, {"bin": "0.98", "interval": "0.98-0.99", "all reads": 0.006619, "linked reads": 0.003068, "all reads (cumsum)": 0.7097, "linked reads (cumsum)": 0.6706, "range_label": "0.98-0.99", "all reads (inferred)": 0.1252, "linked reads (inferred)": 0.5115, "right_edge": 0.99}, {"bin": "0.99", "interval": "0.99-1.0", "all reads": 0.2903, "linked reads": 0.3294, "all reads (cumsum)": 1.0, "linked reads (cumsum)": 1.0, "range_label": "0.99-1.0", "all reads (inferred)": 1.0, "linked reads (inferred)": 1.0, "right_edge": 1.0}]}}
